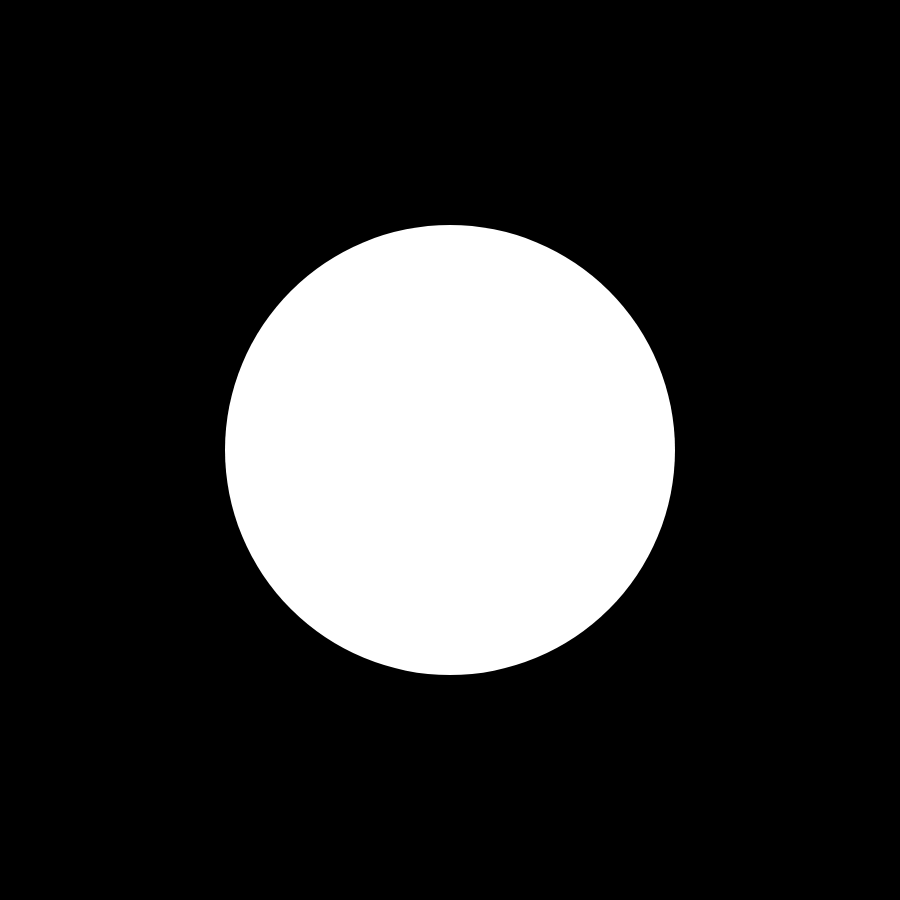
Frame 1 (no input)
Frame 60 (no input): identical to frame 1, image omitted
Frame 120 (the mouse pressed at the canvas centre since frame 60): blank canvas, image omitted

The p5.js sketch that drew this single still picture (run headless with seeded random() and noise() and a simulated clock; from frame 60 on, the mouse is pressed at the canvas centre):

// p5.js sketch
// ── sketch.js
let colorVar = 0
let ratio;

function setup(){
    createCanvas(900, 900);
    noStroke();
    ratio = width / 255;
}

function draw(){
    //colorVar = mouseX / ratio;
    // or
    colorVar = map(mouseX, 0, width, 0, 255);
    background(colorVar);
    fill(255 - colorVar);
    circle(450,450,450);
}
